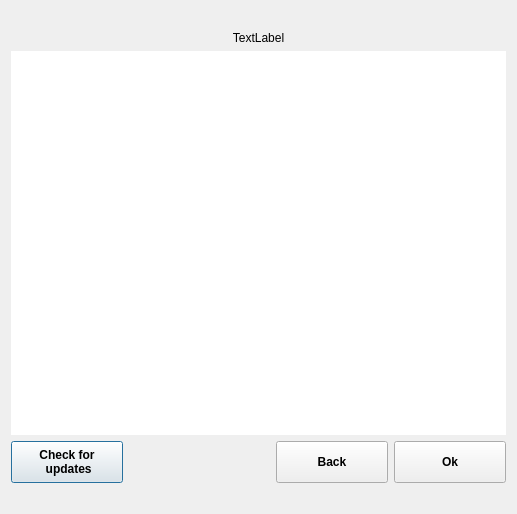
<?xml version="1.0" encoding="UTF-8"?>
<ui version="4.0">
 <class>ScopyAboutDialog</class>
 <widget class="QDialog" name="ScopyAboutDialog">
  <property name="windowModality">
   <enum>Qt::ApplicationModal</enum>
  </property>
  <property name="geometry">
   <rect>
    <x>0</x>
    <y>0</y>
    <width>517</width>
    <height>514</height>
   </rect>
  </property>
  <property name="windowTitle">
   <string>About Scopy</string>
  </property>
  <property name="styleSheet">
   <string notr="true">QPushButton {
  width: 80px;
  height: 40px;

  font-weight: bold;
  padding-left: 15px;
  padding-right: 15px;
}</string>
  </property>
  <property name="modal">
   <bool>false</bool>
  </property>
  <layout class="QVBoxLayout" name="verticalLayout">
   <item>
    <widget class="QLabel" name="scopyLogo">
     <property name="sizePolicy">
      <sizepolicy hsizetype="Preferred" vsizetype="Maximum">
       <horstretch>0</horstretch>
       <verstretch>0</verstretch>
      </sizepolicy>
     </property>
     <property name="styleSheet">
      <string notr="true">QWidget {
background-repeat: no-repeat;
background-position: center center;
}</string>
     </property>
     <property name="text">
      <string/>
     </property>
     <property name="alignment">
      <set>Qt::AlignCenter</set>
     </property>
     <property name="scopy_logo" stdset="0">
      <bool>true</bool>
     </property>
    </widget>
   </item>
   <item>
    <widget class="QLabel" name="centeredUnderLogo">
     <property name="sizePolicy">
      <sizepolicy hsizetype="Preferred" vsizetype="Maximum">
       <horstretch>0</horstretch>
       <verstretch>0</verstretch>
      </sizepolicy>
     </property>
     <property name="text">
      <string>TextLabel</string>
     </property>
     <property name="alignment">
      <set>Qt::AlignCenter</set>
     </property>
    </widget>
   </item>
   <item>
    <widget class="QTextBrowser" name="aboutTextBrowser">
     <property name="sizePolicy">
      <sizepolicy hsizetype="Minimum" vsizetype="Expanding">
       <horstretch>0</horstretch>
       <verstretch>0</verstretch>
      </sizepolicy>
     </property>
     <property name="frameShape">
      <enum>QFrame::NoFrame</enum>
     </property>
     <property name="lineWidth">
      <number>0</number>
     </property>
     <property name="html">
      <string>&lt;!DOCTYPE HTML PUBLIC &quot;-//W3C//DTD HTML 4.0//EN&quot; &quot;http://www.w3.org/TR/REC-html40/strict.dtd&quot;&gt;
&lt;html&gt;&lt;head&gt;&lt;meta name=&quot;qrichtext&quot; content=&quot;1&quot; /&gt;&lt;style type=&quot;text/css&quot;&gt;
p, li { white-space: pre-wrap; }
&lt;/style&gt;&lt;/head&gt;&lt;body style=&quot; font-family:'Ubuntu'; font-size:11pt; font-weight:400; font-style:normal;&quot;&gt;
&lt;p style=&quot;-qt-paragraph-type:empty; margin-top:0px; margin-bottom:0px; margin-left:0px; margin-right:0px; -qt-block-indent:0; text-indent:0px;&quot;&gt;&lt;br /&gt;&lt;/p&gt;&lt;/body&gt;&lt;/html&gt;</string>
     </property>
     <property name="openExternalLinks">
      <bool>true</bool>
     </property>
    </widget>
   </item>
   <item>
    <layout class="QHBoxLayout" name="horizontalLayout">
     <property name="topMargin">
      <number>0</number>
     </property>
     <item>
      <widget class="QPushButton" name="checkForUpdatesBtn">
       <property name="text">
        <string>Check for
 updates</string>
       </property>
       <property name="blue_button" stdset="0">
        <bool>true</bool>
       </property>
      </widget>
     </item>
     <item>
      <spacer name="horizontalSpacer">
       <property name="orientation">
        <enum>Qt::Horizontal</enum>
       </property>
       <property name="sizeHint" stdset="0">
        <size>
         <width>40</width>
         <height>20</height>
        </size>
       </property>
      </spacer>
     </item>
     <item>
      <widget class="QPushButton" name="backButton">
       <property name="text">
        <string>Back</string>
       </property>
       <property name="blue_button" stdset="0">
        <bool>true</bool>
       </property>
      </widget>
     </item>
     <item>
      <widget class="QPushButton" name="okButton">
       <property name="text">
        <string>Ok</string>
       </property>
       <property name="blue_button" stdset="0">
        <bool>true</bool>
       </property>
      </widget>
     </item>
    </layout>
   </item>
   <item>
    <widget class="QLabel" name="checkForUpdatesLbl">
     <property name="text">
      <string/>
     </property>
     <property name="alignment">
      <set>Qt::AlignLeading|Qt::AlignLeft|Qt::AlignVCenter</set>
     </property>
    </widget>
   </item>
  </layout>
 </widget>
 <resources/>
 <connections/>
</ui>
